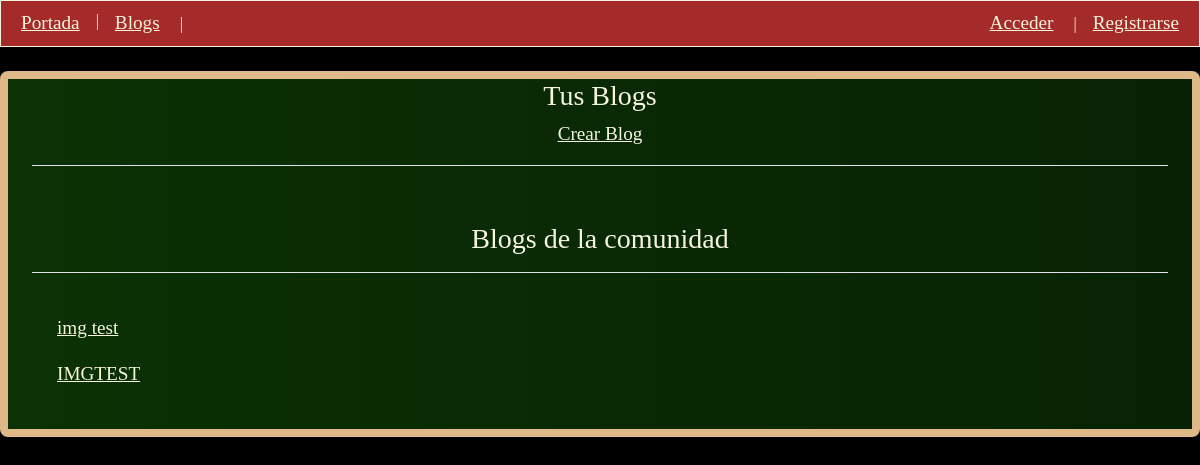
The page /blogs/ on the database as committed earlier.
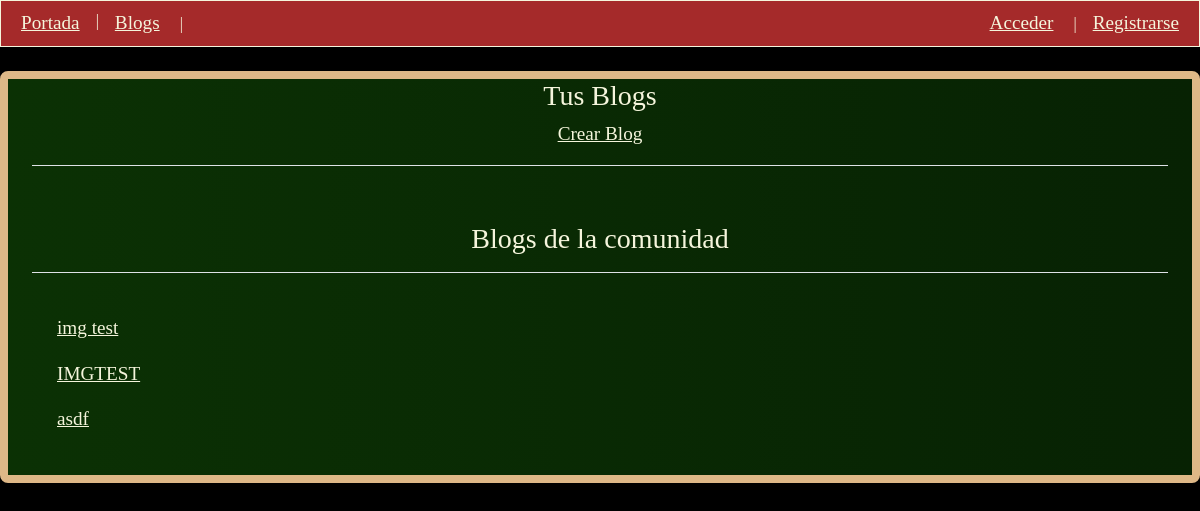
The same page on the database as committed later.
### blog/models.py (models this page shows, shortened)
class Blog(models.Model):
    text = models.CharField(max_length=140)
    date_added = models.DateTimeField(auto_now_add=True)
    author = models.ForeignKey(User, on_delete=models.CASCADE)

### blog/views.py (the view)
# urls.py: path('blogs/', views.blogs_list, name='blogs_list'),
def blogs_list(request):
    blogs = Blog.objects.all()
    context = {'blogs': blogs}
    return render (request, 'blog/blogs_list.html', context)

### blog/templates/blog/blogs_list.html (shortened to what this page needs)
{% extends "blog/layout.html" %}
{% block content%}
    <div class="blackboard">
        <div class="border-bottom text-center pb-3">
            <h3> Tus Blogs </h3>
            <a href="{% url 'blog:new_blog' %}"> Crear Blog </a>
        </div>
        <ul class="list-group pb-2 pt-4 mb-4 bg-none">
        </ul>
        <h3 class="border-bottom text-center pb-3"> Blogs de la comunidad </h3>
        <ul class="list-group pb-2 pt-4 mb-4 bg-none">
            {%for blog in blogs%}
            {% if blog.author != request.user %}
                <li class="list-group-item">
                    <a href="{% url 'blog:entries_list' blog.id %}">{{ blog.text }}</a>
                </li>
            {% endif %}
            {%empty%}
                <p>Aún no se ha creado ningún blog </p>
            {% endfor %}
        </ul>
    </div>
{%endblock content%}

Rows that differ between the two databases and show on the page:
added Blog: text "asdf"
